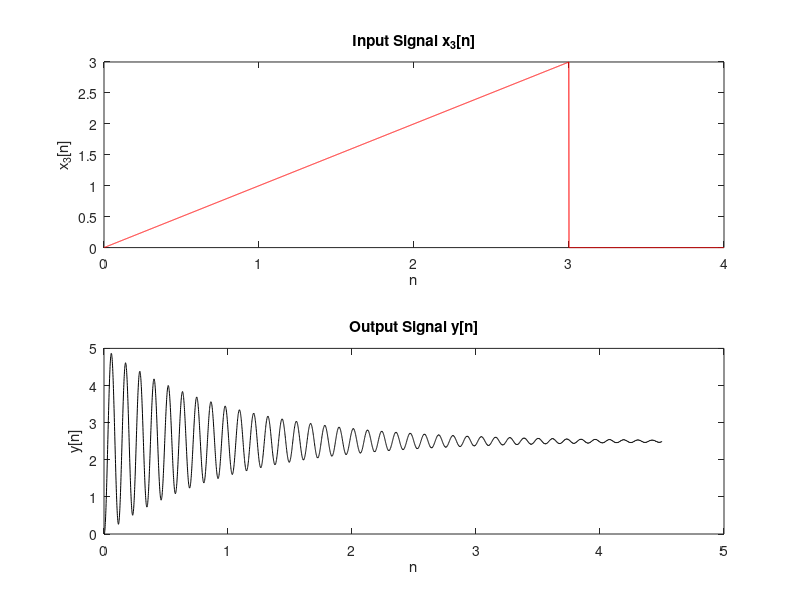

MATLAB code to generate this figure: (Note: this script raises an error after producing the figure.)
    clear;
M = 100;
c = 0.1;
kk = 0.1;

Ts = 0.001;
k = 30;
x_k = -k:1:k;

u = @(t) double(t>=0);
r = @(t) t .* u(t);


x3 = @(t) r(mod(t,4)) - r(mod(t,4)-3) - 3*u(mod(t,4)-3);
x3_1 = x3(0:Ts:4-Ts);

y = zeros(1,length(0:Ts:(4.5-Ts)));


for n= 3:length(0:Ts:4.5-Ts)
y(n) = (1/(M/(1^2)+c/1+kk))*(y(n-1)*(2*M/(1^2)-c/1)-y(n-2)*(M/1^2) +x3(n));
end

figure;

subplot(2,1,1)
plot(0:Ts:4-Ts,x3_1,Color="r")
xlabel("n")
ylabel("x_{3}[n]")
title("Input Signal x_{3}[n]")
subplot(2,1,2)
plot(0:Ts:4.5-Ts,y,Color="k")
xlabel("n")
ylabel("y[n]")
title("Output Signal y[n]")

x3_coeff = FSAnalysis(x3_1,k);
y_coeff = FSAnalysis(y,k);

figure
sgtitle("x_{3}(t) and y(t) Fourier Series Coefficients")
subplot(2,2,1)
stem(x_k,real(x3_coeff),"filled",Color="#D95319")
title("x_{3}(t) Real Part of Fourier Series Coeff.")
xlabel("k")
ylabel("Amplitude")
subplot(2,2,2)
stem(x_k,imag(x3_coeff),"filled",Color="#A2142F")
title("x_{3}(t) Imaginary Part of Fourier Series Coeff.")
xlabel("k")
ylabel("Amplitude")

subplot(2,2,3)
stem(x_k,real(y_coeff),"filled",Color="#D95319")
title("y(t) Real Part of Fourier Series Coeff.")
xlabel("k")
ylabel("Amplitude")
subplot(2,2,4)
stem(x_k,imag(y_coeff),"filled",Color="#A2142F")
title("y(t) Imaginary Part of Fourier Series Coeff.")
xlabel("k")
ylabel("Amplitude")
